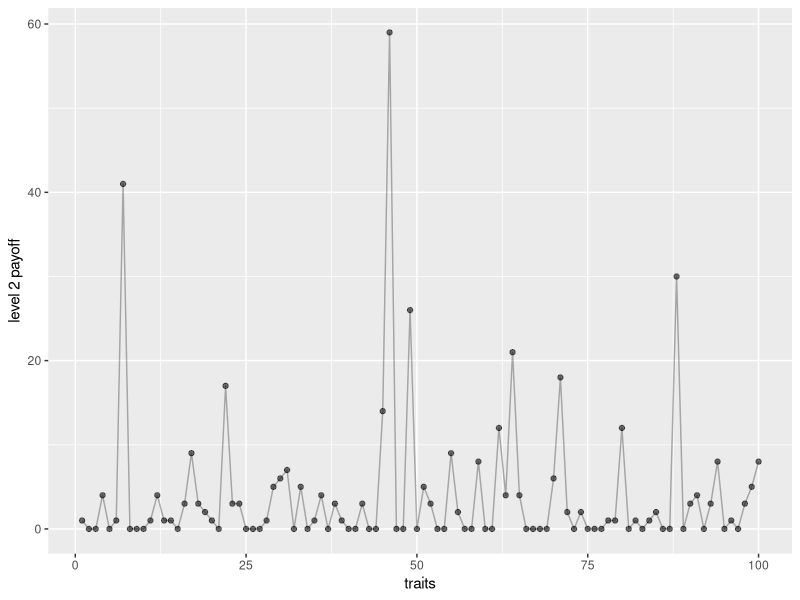

Source code (R): (Note: this script raises an error after producing the figure.)
#############################################
## PLOT DEPENDENCIES
library(ggplot2)
library(gridExtra)


######## TWO STEP DEPENDENCY

n<-100
nreward <- rexp(n, rate=1)
nreward <- round(2*(nreward^2))

nreward2 <- rexp(n, rate=1)
nreward2 <- round(2*(nreward2^2))

#############
p1 <- qplot(c(1:length(nreward)),nreward) + 
	geom_line() +
	xlab("traits") + 
	ylab("level 1 payoff") +
	geom_point(aes(x=trait1,y=nreward[trait1]), col="tomato", size=3) 
# trait1 <- 27


p2 <- qplot(c(1:length(nreward2)),nreward2,alpha=0.1) + 
	geom_line(alpha=0.3) +
	theme(legend.position="none") +
	xlab("traits") +
	ylab("level 2 payoff")
a <- c(1:n)

#######################
# calculate increment
dep <- dnorm(a,trait1,10)/dnorm(trait1,trait1,10)
#plot increment
p3 <- p2 + geom_line(aes(1:n, dep), col="tomato",alpha=1) +
	ylab("dependency")
#incorporate reward2 and penalty
penalty <- nreward2 * dep
p4 <- p2 + geom_line(aes(1:n, penalty), col="darkturquoise", alpha=1) +
	ylab("penalised second level payoffs")


png("/Users/elena/Google Drive/ASU/mesoudi_model/pres_pics/pics/deps_2lev.tiff",height=20, width = 18, res=300, units="cm")
grid.arrange(p1,p3,p4,ncol=1)
dev.off()


#################################################################
## THREE LEVEL DEPENDENCIES
n<-100
nreward <- rexp(n, rate=1)
nreward <- round(2*(nreward^2))

nreward2 <- rexp(n, rate=1)
nreward2 <- round(2*(nreward2^2))

nreward3 <- rexp(n, rate=1)
nreward3 <- round(2*(nreward3^2))

trait1 <- 53
trait2 <- 26 

#level 1 rewards
p1 <- qplot(c(1:length(nreward)),nreward) + 
	geom_line() +
	geom_point(aes(x=trait1,y=nreward[trait1]), col="tomato", size=3) +
	xlab("traits") + 
	ylab("level 1 payoff")
#level 2 rewards
p2 <- qplot(c(1:length(nreward2)),nreward2,alpha=0.1) + 
	geom_line(alpha=0.3) +
	theme(legend.position="none") +
	geom_point(aes(x=trait2,y=nreward2[trait2]), col="tomato", size=3) +
	xlab("traits") +
	ylab("level 2 payoff")
#level 3 rewards
p3 <- qplot(c(1:length(nreward3)),nreward3,alpha=0.1) + 
	geom_line(alpha=0.3) +
	theme(legend.position="none") +
	xlab("traits") +
	ylab("level 3 payoff")

#######################
# calculate penalties
a <- c(1:n)
dep <- dnorm(a,trait1,10)/dnorm(trait1,trait1,10)
#plot window
# p22 <- p2 + geom_line(aes(1:n, dep), col="tomato",alpha=1) +
	ylab("dependency")
#plot penalised payoffs
penalty <- nreward2 * dep
p22 <- p2 + geom_line(aes(1:n, penalty), col="darkturquoise", alpha=1) +
	ylab("penalised 2nd level payoffs")

dep2 <- dnorm(a,trait2,10)/dnorm(trait2,trait2,10)
penalty2 <- nreward3 * dep * dep2

p32 <- p3 + 
	geom_line(aes(1:n,nreward3*dep2), col = "purple")+
	geom_line(aes(1:n, penalty2), col="darkturquoise", alpha=1) +
	ylab("penalised 3rd level payoffs")

png("/Users/elena/Google Drive/ASU/mesoudi_model/pres_pics/pics/deps_2l3ev.tiff",height=20, width = 18, res=300, units="cm")	
grid.arrange(p1,p22,p32)
dev.off()